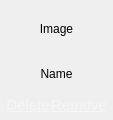
<?xml version="1.0" encoding="UTF-8"?>
<ui version="4.0">
    <class>capy::ui::ProjectDelegate</class>
    <widget class="QWidget" name="capy::ui::ProjectDelegate">
        <property name="geometry">
            <rect>
                <x>0</x>
                <y>0</y>
                <width>100</width>
                <height>120</height>
            </rect>
        </property>
        <property name="sizePolicy">
            <sizepolicy hsizetype="Fixed" vsizetype="Preferred">
                <horstretch>0</horstretch>
                <verstretch>0</verstretch>
            </sizepolicy>
        </property>
        <property name="windowTitle">
            <string>Form</string>
        </property>
        <layout class="QVBoxLayout" name="verticalLayout">
            <property name="spacing">
                <number>0</number>
            </property>
            <property name="leftMargin">
                <number>6</number>
            </property>
            <property name="topMargin">
                <number>6</number>
            </property>
            <property name="rightMargin">
                <number>6</number>
            </property>
            <property name="bottomMargin">
                <number>6</number>
            </property>
            <item>
                <widget class="ClickableLabel" name="imageLabel">
                    <property name="text">
                        <string>Image</string>
                    </property>
                    <property name="scaledContents">
                        <bool>false</bool>
                    </property>
                    <property name="alignment">
                        <set>Qt::AlignCenter</set>
                    </property>
                </widget>
            </item>
            <item>
                <widget class="ClickableLabel" name="nameLabel">
                    <property name="text">
                        <string>Name</string>
                    </property>
                    <property name="alignment">
                        <set>Qt::AlignCenter</set>
                    </property>
                    <property name="wordWrap">
                        <bool>true</bool>
                    </property>
                </widget>
            </item>
            <item>
                <layout class="QHBoxLayout" name="horizontalLayout">
                    <property name="spacing">
                        <number>1</number>
                    </property>
                    <item>
                        <widget class="QPushButton" name="deleteButton">
                            <property name="font">
                                <font>
                                    <pointsize>11</pointsize>
                                    <underline>true</underline>
                                </font>
                            </property>
                            <property name="styleSheet">
                                <string notr="true">QPushButton {
                                    background-color: transparent; /* No background color */
                                    border: none; /* No border */
                                    color: rgba(255, 255, 255, 100); /* Faint white text */
                                    text-decoration: underline; /* Underline text */
                                    }

                                    QPushButton:hover {
                                    color: rgba(255, 255, 255, 200); /* Brighter white on hover */
                                    }
                                </string>
                            </property>
                            <property name="text">
                                <string>Delete</string>
                            </property>
                        </widget>
                    </item>
                    <item>
                        <widget class="QPushButton" name="removeButton">
                            <property name="sizePolicy">
                                <sizepolicy hsizetype="Preferred" vsizetype="Fixed">
                                    <horstretch>0</horstretch>
                                    <verstretch>0</verstretch>
                                </sizepolicy>
                            </property>
                            <property name="font">
                                <font>
                                    <pointsize>11</pointsize>
                                    <underline>true</underline>
                                </font>
                            </property>
                            <property name="styleSheet">
                                <string notr="true">QPushButton {
                                    background-color: transparent; /* No background color */
                                    border: none; /* No border */
                                    color: rgba(255, 255, 255, 100); /* Faint white text */
                                    text-decoration: underline; /* Underline text */
                                    }

                                    QPushButton:hover {
                                    color: rgba(255, 255, 255, 200); /* Brighter white on hover */
                                    }
                                </string>
                            </property>
                            <property name="text">
                                <string>Remove</string>
                            </property>
                        </widget>
                    </item>
                </layout>
            </item>
        </layout>
    </widget>
    <customwidgets>
        <customwidget>
            <class>ClickableLabel</class>
            <extends>QLabel</extends>
            <header>ui/widgets/utils/ClickableLabel.hpp</header>
        </customwidget>
    </customwidgets>
    <resources/>
    <connections/>
</ui>
